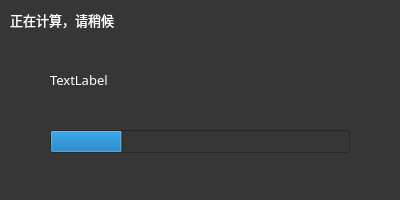
<?xml version="1.0" encoding="UTF-8"?>
<ui version="4.0">
 <class>Dialog</class>
 <widget class="QDialog" name="Dialog">
  <property name="geometry">
   <rect>
    <x>0</x>
    <y>0</y>
    <width>400</width>
    <height>200</height>
   </rect>
  </property>
  <property name="windowTitle">
   <string>Dialog</string>
  </property>
  <property name="styleSheet">
   <string notr="true">background-color: rgb(54, 54, 54);
color: rgb(255, 255, 255);</string>
  </property>
  <widget class="QLabel" name="label">
   <property name="geometry">
    <rect>
     <x>10</x>
     <y>10</y>
     <width>300</width>
     <height>20</height>
    </rect>
   </property>
   <property name="font">
    <font>
     <family>微软雅黑</family>
     <pointsize>10</pointsize>
    </font>
   </property>
   <property name="text">
    <string>正在计算，请稍候</string>
   </property>
  </widget>
  <widget class="QLabel" name="txt_lb">
   <property name="geometry">
    <rect>
     <x>50</x>
     <y>70</y>
     <width>300</width>
     <height>20</height>
    </rect>
   </property>
   <property name="font">
    <font>
     <family>微软雅黑</family>
     <pointsize>10</pointsize>
    </font>
   </property>
   <property name="text">
    <string>TextLabel</string>
   </property>
  </widget>
  <widget class="QProgressBar" name="progressBar">
   <property name="geometry">
    <rect>
     <x>50</x>
     <y>130</y>
     <width>300</width>
     <height>23</height>
    </rect>
   </property>
   <property name="value">
    <number>24</number>
   </property>
   <property name="textVisible">
    <bool>false</bool>
   </property>
  </widget>
 </widget>
 <resources/>
 <connections/>
</ui>
